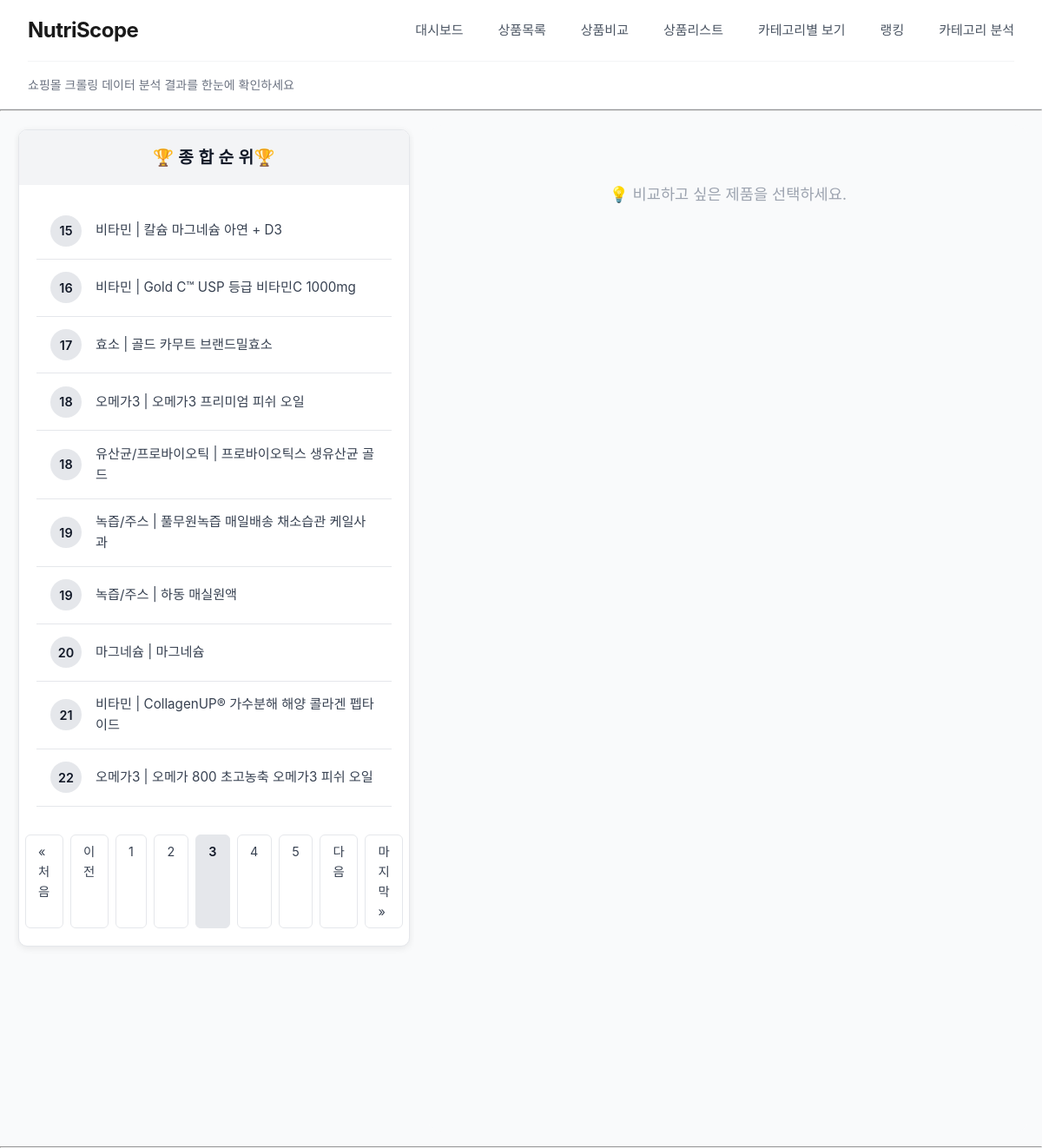
Screenshot of /ranking/?page=3 with the database file from the repository.
### common/models.py (models this page shows, shortened)
class NutriScopeData(models.Model):
    id = models.IntegerField(primary_key=True)
    shop_name = models.CharField(max_length=50)
    display_name = models.CharField(max_length=300)
    product_name = models.CharField(max_length=100)
    quantity = models.CharField(max_length=50, null=True, blank=True)
    brand_name = models.CharField(max_length=50, null=True, blank=True)
    original_price = models.FloatField(null=True, blank=True)
    sale_price = models.IntegerField()
    image_url = models.CharField(max_length=500, null=True, blank=True)
    rank = models.IntegerField()
    category = models.CharField(max_length=30)
    representative_name = models.CharField(
        max_length=100, null=True, blank=True
    )
    total_rank = models.IntegerField(null=True, blank=True)

### ranking/views.py (the view)
# urls.py: path("", views.my_ranking, name="mylist"),
def my_ranking(request):
    data = (
        NutriScopeData.objects.values(
            "representative_name", "category"
        )  # 그룹핑 기준
        .annotate(
            rank=Max("total_rank")
        )  # 같은 representative_name 안에서 가장 높은 total_rank
        .order_by("rank")  # 오름차순 정렬
    )
    paginator = Paginator(data, 10)
    page_number = request.GET.get("page")
    page_obj = paginator.get_page(page_number)
    return render(request, "ranking/my_ranking.html", {"page_obj": page_obj})

### ranking/templates/ranking/my_ranking.html (shortened to what this page needs)
{% extends 'ranking/base.html' %}
{% block content %}
<body>
    <div class="parent">
        <div class="left-content">
            <div class="card">
                <div class="card-header">
                    🏆 종 합 순 위🏆
                </div>
                <div class="card-body">
                    {% if page_obj %}
                        {% for i in page_obj %}
                            <div class="ranking-item"
                                data-representative-name="{{ i.representative_name }}"
                                onclick="loadProductDetails(this)">
                                <div class="rank-number">
                                    {{ i.rank }}
                                </div>
                                <div class="rank-text">
                                    {{ i.category }} | {{ i.representative_name }}
                                </div>
                            </div>
                        {% endfor %}
                        {% if page_obj.has_other_pages %}
                            <div class="pagination">
                                {% if page_obj.has_previous %}
                                    <a href="?page=1">&laquo; 처음</a>
                                    <a href="?page={{ page_obj.previous_page_number }}">이전</a>
                                {% endif %}
                                {% for num in page_obj.paginator.page_range %}
                                    {% if page_obj.number == num %}
                                        <span class="current">{{ num }}</span>
                                    {% elif num > page_obj.number|add:'-3' and num < page_obj.number|add:'3' %}
                                        <a href="?page={{ num }}">{{ num }}</a>
                                    {% endif %}
                                {% endfor %}
                                {% if page_obj.has_next %}
                                    <a href="?page={{ page_obj.next_page_number }}">다음</a>
                                    <a href="?page={{ page_obj.paginator.num_pages }}">마지막 &raquo;</a>
                                {% endif %}
                            </div>
                        {% endif %}
                    {% else %}
                        <div style="text-align: center; padding: 2rem; color: #666;">
                            <p>순위 데이터가 없습니다.</p>
                        </div>
                    {% endif %}
                </div>
            </div>
        </div>
        <div class="right-content" id="rightContent">
            <div class="placeholder-message">
                💡 비교하고 싶은 제품을 선택하세요.
            </div>
        </div>
    </div>
</body>
{% endblock %}

### ranking/static/ranking/style.css (style rules this page uses)
* { margin: 0; padding: 0; box-sizing: border-box; }
body { font-family: 'Pretendard', -apple-system, BlinkMacSystemFont, 'Segoe UI', sans-serif; background: #f9fafb; color: #191f28; line-height: 1.6; overflow-x: hidden; }
.parent { display: flex; gap: 1rem; padding: 1rem; height: calc(100vh - 2rem); }
.left-content { width: 40%; height: 100%; border-radius: 1rem; padding: 5px; overflow: hidden; }
.right-content { width: 60%; height: 100%; background-color: #f9fafb; border-radius: 1rem; padding: 1rem; overflow-y: auto; }
.card { background: #ffffff; border-radius: 10px; box-shadow: 0 2px 8px rgba(0,0,0,0.08); margin-bottom: 2rem; overflow: hidden; border: 1px solid #e5e7eb; }
.card-header { background: #f3f4f6; color: #111827; padding: 1rem 1.5rem; font-size: 1.2rem; font-weight: 600; letter-spacing: 0.3px; text-align: center; }
.card-body { padding: 1.5rem; color: #374151; font-size: 0.95rem; line-height: 1.6; max-height: calc(100vh - 250px); overflow-y: auto; padding: 20px; }
.ranking-item { display: flex; align-items: center; padding: 0.9rem 1rem; border-bottom: 1px solid #e5e7eb; transition: background-color 0.25s ease; background-color: #ffffff; cursor: pointer; transition: all 0.3s ease; }
.rank-number { background: #e5e7eb; color: #111827; width: 36px; height: 36px; border-radius: 50%; display: flex; align-items: center; justify-content: center; font-weight: 600; margin-right: 1rem; flex-shrink: 0; font-size: 0.9rem; }
.rank-text { color: #374151; font-size: 0.95rem; }
.pagination { display: flex; justify-content: center; margin-top: 2rem; }
.pagination a, .pagination span { padding: 0.45rem 0.9rem; margin: 0 0.25rem; border: 1px solid #e5e7eb; text-decoration: none; color: #374151; border-radius: 6px; font-size: 0.9rem; transition: background-color 0.2s ease, color 0.2s ease; background-color: #ffffff; }
.pagination .current { background-color: #e5e7eb; color: #111827; font-weight: 600; }
.placeholder-message { text-align: center; color: #9ca3af; padding: 50px 20px; font-size: 1.1rem; }

### rows the page displays
NutriScopeData: rank "16", category "비타민", representative_name "Gold C™ USP 등급 비타민C 1000mg"
NutriScopeData: rank "17", category "효소", representative_name "골드 카무트 브랜드밀효소"
NutriScopeData: rank "18", category "오메가3", representative_name "오메가3 프리미엄 피쉬 오일"
NutriScopeData: rank "18", category "유산균/프로바이오틱", representative_name "프로바이오틱스 생유산균 골드"
NutriScopeData: rank "19", category "녹즙/주스", representative_name "풀무원녹즙 매일배송 채소습관 케일사과"
NutriScopeData: rank "19", category "녹즙/주스", representative_name "하동 매실원액"
NutriScopeData: rank "22", category "오메가3", representative_name "오메가 800 초고농축 오메가3 피쉬 오일"

### other values shown
{{ i.rank }} "15" "20" "21"
{{ i.category }} "비타민" "마그네슘" "비타민"
{{ i.representative_name }} "칼슘 마그네슘 아연 + D3" "마그네슘" "CollagenUP® 가수분해 해양 콜라겐 펩타이드"
{{ num }} "1" "2" "4" "5"
{{ num }} "3"
